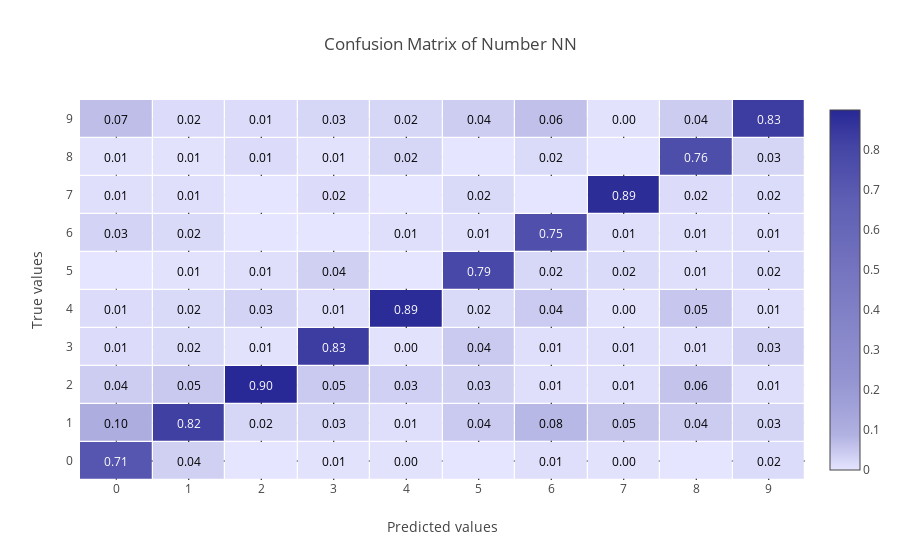

This figure's notebook cell:
### Code cell
plot_confusion_matrix(num_confusion_matrix, num_labels, title='Confusion Matrix of Number NN')

### Figure 1 — Plotly figure (JSON) as saved in the notebook; plotly's stock layout.template omitted (floating-point values rounded to 4 significant figures)
{"data": [{"colorbar": {"tickmode": "array"}, "colorscale": [[0, "#e5e5ff"], [0.05, "#cacaf0"], [0.1, "#b0b0e1"], [0.25, "#9494d2"], [0.5, "#7a7ac3"], [0.75, "#5e5eb4"], [0.9, "#4444a5"], [1, "#282896"]], "showscale": true, "type": "heatmap", "x": ["0", "1", "2", "3", "4", "5", "6", "7", "8", "9"], "xgap": 1.25, "y": ["0", "1", "2", "3", "4", "5", "6", "7", "8", "9"], "ygap": 1.25, "z": [[0.7148, 0.03571, 0, 0.005077, 0.004902, 0, 0.009476, 0.004784, 0, 0.01604], [0.105, 0.8213, 0.02499, 0.02538, 0.009804, 0.04456, 0.07581, 0.05264, 0.04123, 0.02673], [0.04001, 0.04593, 0.8999, 0.04568, 0.0343, 0.03467, 0.009476, 0.009567, 0.0567, 0.0107], [0.015, 0.0204, 0.005001, 0.8325, 0.004902, 0.04456, 0.009476, 0.009567, 0.01031, 0.03207], [0.015, 0.0204, 0.03, 0.01015, 0.8872, 0.01981, 0.04266, 0.004784, 0.05154, 0.0107], [0, 0.0051, 0.01, 0.03552, 0, 0.7871, 0.0237, 0.01913, 0.01031, 0.01604], [0.03, 0.0204, 0, 0, 0.009804, 0.009903, 0.749, 0.009567, 0.01031, 0.0107], [0.01, 0.0102, 0, 0.01523, 0, 0.01981, 0, 0.8853, 0.01546, 0.01604], [0.005001, 0.0051, 0.015, 0.005077, 0.02451, 0, 0.01895, 0, 0.7627, 0.02673], [0.065, 0.0153, 0.015, 0.02538, 0.02451, 0.03961, 0.06161, 0.004784, 0.04123, 0.834]]}], "layout": {"annotations": [{"font": {"color": "#FFFFFF"}, "showarrow": false, "text": "0.71", "x": "0", "xref": "x1", "y": "0", "yref": "y1"}, {"font": {"color": "#000000"}, "showarrow": false, "text": "0.04", "x": "1", "xref": "x1", "y": "0", "yref": "y1"}, {"font": {"color": "#000000"}, "showarrow": false, "text": "", "x": "2", "xref": "x1", "y": "0", "yref": "y1"}, {"font": {"color": "#000000"}, "showarrow": false, "text": "0.01", "x": "3", "xref": "x1", "y": "0", "yref": "y1"}, {"font": {"color": "#000000"}, "showarrow": false, "text": "0.00", "x": "4", "xref": "x1", "y": "0", "yref": "y1"}, {"font": {"color": "#000000"}, "showarrow": false, "text": "", "x": "5", "xref": "x1", "y": "0", "yref": "y1"}, {"font": {"color": "#000000"}, "showarrow": false, "text": "0.01", "x": "6", "xref": "x1", "y": "0", "yref": "y1"}, {"font": {"color": "#000000"}, "showarrow": false, "text": "0.00", "x": "7", "xref": "x1", "y": "0", "yref": "y1"}, {"font": {"color": "#000000"}, "showarrow": false, "text": "", "x": "8", "xref": "x1", "y": "0", "yref": "y1"}, {"font": {"color": "#000000"}, "showarrow": false, "text": "0.02", "x": "9", "xref": "x1", "y": "0", "yref": "y1"}, {"font": {"color": "#000000"}, "showarrow": false, "text": "0.10", "x": "0", "xref": "x1", "y": "1", "yref": "y1"}, {"font": {"color": "#FFFFFF"}, "showarrow": false, "text": "0.82", "x": "1", "xref": "x1", "y": "1", "yref": "y1"}, {"font": {"color": "#000000"}, "showarrow": false, "text": "0.02", "x": "2", "xref": "x1", "y": "1", "yref": "y1"}, {"font": {"color": "#000000"}, "showarrow": false, "text": "0.03", "x": "3", "xref": "x1", "y": "1", "yref": "y1"}, {"font": {"color": "#000000"}, "showarrow": false, "text": "0.01", "x": "4", "xref": "x1", "y": "1", "yref": "y1"}, {"font": {"color": "#000000"}, "showarrow": false, "text": "0.04", "x": "5", "xref": "x1", "y": "1", "yref": "y1"}, {"font": {"color": "#000000"}, "showarrow": false, "text": "0.08", "x": "6", "xref": "x1", "y": "1", "yref": "y1"}, {"font": {"color": "#000000"}, "showarrow": false, "text": "0.05", "x": "7", "xref": "x1", "y": "1", "yref": "y1"}, {"font": {"color": "#000000"}, "showarrow": false, "text": "0.04", "x": "8", "xref": "x1", "y": "1", "yref": "y1"}, {"font": {"color": "#000000"}, "showarrow": false, "text": "0.03", "x": "9", "xref": "x1", "y": "1", "yref": "y1"}, {"font": {"color": "#000000"}, "showarrow": false, "text": "0.04", "x": "0", "xref": "x1", "y": "2", "yref": "y1"}, {"font": {"color": "#000000"}, "showarrow": false, "text": "0.05", "x": "1", "xref": "x1", "y": "2", "yref": "y1"}, {"font": {"color": "#FFFFFF"}, "showarrow": false, "text": "0.90", "x": "2", "xref": "x1", "y": "2", "yref": "y1"}, {"font": {"color": "#000000"}, "showarrow": false, "text": "0.05", "x": "3", "xref": "x1", "y": "2", "yref": "y1"}, {"font": {"color": "#000000"}, "showarrow": false, "text": "0.03", "x": "4", "xref": "x1", "y": "2", "yref": "y1"}, {"font": {"color": "#000000"}, "showarrow": false, "text": "0.03", "x": "5", "xref": "x1", "y": "2", "yref": "y1"}, {"font": {"color": "#000000"}, "showarrow": false, "text": "0.01", "x": "6", "xref": "x1", "y": "2", "yref": "y1"}, {"font": {"color": "#000000"}, "showarrow": false, "text": "0.01", "x": "7", "xref": "x1", "y": "2", "yref": "y1"}, {"font": {"color": "#000000"}, "showarrow": false, "text": "0.06", "x": "8", "xref": "x1", "y": "2", "yref": "y1"}, {"font": {"color": "#000000"}, "showarrow": false, "text": "0.01", "x": "9", "xref": "x1", "y": "2", "yref": "y1"}, {"font": {"color": "#000000"}, "showarrow": false, "text": "0.01", "x": "0", "xref": "x1", "y": "3", "yref": "y1"}, {"font": {"color": "#000000"}, "showarrow": false, "text": "0.02", "x": "1", "xref": "x1", "y": "3", "yref": "y1"}, {"font": {"color": "#000000"}, "showarrow": false, "text": "0.01", "x": "2", "xref": "x1", "y": "3", "yref": "y1"}, {"font": {"color": "#FFFFFF"}, "showarrow": false, "text": "0.83", "x": "3", "xref": "x1", "y": "3", "yref": "y1"}, {"font": {"color": "#000000"}, "showarrow": false, "text": "0.00", "x": "4", "xref": "x1", "y": "3", "yref": "y1"}, {"font": {"color": "#000000"}, "showarrow": false, "text": "0.04", "x": "5", "xref": "x1", "y": "3", "yref": "y1"}, {"font": {"color": "#000000"}, "showarrow": false, "text": "0.01", "x": "6", "xref": "x1", "y": "3", "yref": "y1"}, {"font": {"color": "#000000"}, "showarrow": false, "text": "0.01", "x": "7", "xref": "x1", "y": "3", "yref": "y1"}, {"font": {"color": "#000000"}, "showarrow": false, "text": "0.01", "x": "8", "xref": "x1", "y": "3", "yref": "y1"}, {"font": {"color": "#000000"}, "showarrow": false, "text": "0.03", "x": "9", "xref": "x1", "y": "3", "yref": "y1"}, {"font": {"color": "#000000"}, "showarrow": false, "text": "0.01", "x": "0", "xref": "x1", "y": "4", "yref": "y1"}, {"font": {"color": "#000000"}, "showarrow": false, "text": "0.02", "x": "1", "xref": "x1", "y": "4", "yref": "y1"}, {"font": {"color": "#000000"}, "showarrow": false, "text": "0.03", "x": "2", "xref": "x1", "y": "4", "yref": "y1"}, {"font": {"color": "#000000"}, "showarrow": false, "text": "0.01", "x": "3", "xref": "x1", "y": "4", "yref": "y1"}, {"font": {"color": "#FFFFFF"}, "showarrow": false, "text": "0.89", "x": "4", "xref": "x1", "y": "4", "yref": "y1"}, {"font": {"color": "#000000"}, "showarrow": false, "text": "0.02", "x": "5", "xref": "x1", "y": "4", "yref": "y1"}, {"font": {"color": "#000000"}, "showarrow": false, "text": "0.04", "x": "6", "xref": "x1", "y": "4", "yref": "y1"}, {"font": {"color": "#000000"}, "showarrow": false, "text": "0.00", "x": "7", "xref": "x1", "y": "4", "yref": "y1"}, {"font": {"color": "#000000"}, "showarrow": false, "text": "0.05", "x": "8", "xref": "x1", "y": "4", "yref": "y1"}, {"font": {"color": "#000000"}, "showarrow": false, "text": "0.01", "x": "9", "xref": "x1", "y": "4", "yref": "y1"}, {"font": {"color": "#000000"}, "showarrow": false, "text": "", "x": "0", "xref": "x1", "y": "5", "yref": "y1"}, {"font": {"color": "#000000"}, "showarrow": false, "text": "0.01", "x": "1", "xref": "x1", "y": "5", "yref": "y1"}, {"font": {"color": "#000000"}, "showarrow": false, "text": "0.01", "x": "2", "xref": "x1", "y": "5", "yref": "y1"}, {"font": {"color": "#000000"}, "showarrow": false, "text": "0.04", "x": "3", "xref": "x1", "y": "5", "yref": "y1"}, {"font": {"color": "#000000"}, "showarrow": false, "text": "", "x": "4", "xref": "x1", "y": "5", "yref": "y1"}, {"font": {"color": "#FFFFFF"}, "showarrow": false, "text": "0.79", "x": "5", "xref": "x1", "y": "5", "yref": "y1"}, {"font": {"color": "#000000"}, "showarrow": false, "text": "0.02", "x": "6", "xref": "x1", "y": "5", "yref": "y1"}, {"font": {"color": "#000000"}, "showarrow": false, "text": "0.02", "x": "7", "xref": "x1", "y": "5", "yref": "y1"}, {"font": {"color": "#000000"}, "showarrow": false, "text": "0.01", "x": "8", "xref": "x1", "y": "5", "yref": "y1"}, {"font": {"color": "#000000"}, "showarrow": false, "text": "0.02", "x": "9", "xref": "x1", "y": "5", "yref": "y1"}, {"font": {"color": "#000000"}, "showarrow": false, "text": "0.03", "x": "0", "xref": "x1", "y": "6", "yref": "y1"}, {"font": {"color": "#000000"}, "showarrow": false, "text": "0.02", "x": "1", "xref": "x1", "y": "6", "yref": "y1"}, {"font": {"color": "#000000"}, "showarrow": false, "text": "", "x": "2", "xref": "x1", "y": "6", "yref": "y1"}, {"font": {"color": "#000000"}, "showarrow": false, "text": "", "x": "3", "xref": "x1", "y": "6", "yref": "y1"}, {"font": {"color": "#000000"}, "showarrow": false, "text": "0.01", "x": "4", "xref": "x1", "y": "6", "yref": "y1"}, {"font": {"color": "#000000"}, "showarrow": false, "text": "0.01", "x": "5", "xref": "x1", "y": "6", "yref": "y1"}, {"font": {"color": "#FFFFFF"}, "showarrow": false, "text": "0.75", "x": "6", "xref": "x1", "y": "6", "yref": "y1"}, {"font": {"color": "#000000"}, "showarrow": false, "text": "0.01", "x": "7", "xref": "x1", "y": "6", "yref": "y1"}, {"font": {"color": "#000000"}, "showarrow": false, "text": "0.01", "x": "8", "xref": "x1", "y": "6", "yref": "y1"}, {"font": {"color": "#000000"}, "showarrow": false, "text": "0.01", "x": "9", "xref": "x1", "y": "6", "yref": "y1"}, {"font": {"color": "#000000"}, "showarrow": false, "text": "0.01", "x": "0", "xref": "x1", "y": "7", "yref": "y1"}, {"font": {"color": "#000000"}, "showarrow": false, "text": "0.01", "x": "1", "xref": "x1", "y": "7", "yref": "y1"}, {"font": {"color": "#000000"}, "showarrow": false, "text": "", "x": "2", "xref": "x1", "y": "7", "yref": "y1"}, {"font": {"color": "#000000"}, "showarrow": false, "text": "0.02", "x": "3", "xref": "x1", "y": "7", "yref": "y1"}, {"font": {"color": "#000000"}, "showarrow": false, "text": "", "x": "4", "xref": "x1", "y": "7", "yref": "y1"}, {"font": {"color": "#000000"}, "showarrow": false, "text": "0.02", "x": "5", "xref": "x1", "y": "7", "yref": "y1"}, {"font": {"color": "#000000"}, "showarrow": false, "text": "", "x": "6", "xref": "x1", "y": "7", "yref": "y1"}, {"font": {"color": "#FFFFFF"}, "showarrow": false, "text": "0.89", "x": "7", "xref": "x1", "y": "7", "yref": "y1"}, {"font": {"color": "#000000"}, "showarrow": false, "text": "0.02", "x": "8", "xref": "x1", "y": "7", "yref": "y1"}, {"font": {"color": "#000000"}, "showarrow": false, "text": "0.02", "x": "9", "xref": "x1", "y": "7", "yref": "y1"}, {"font": {"color": "#000000"}, "showarrow": false, "text": "0.01", "x": "0", "xref": "x1", "y": "8", "yref": "y1"}, {"font": {"color": "#000000"}, "showarrow": false, "text": "0.01", "x": "1", "xref": "x1", "y": "8", "yref": "y1"}, {"font": {"color": "#000000"}, "showarrow": false, "text": "0.01", "x": "2", "xref": "x1", "y": "8", "yref": "y1"}, {"font": {"color": "#000000"}, "showarrow": false, "text": "0.01", "x": "3", "xref": "x1", "y": "8", "yref": "y1"}, {"font": {"color": "#000000"}, "showarrow": false, "text": "0.02", "x": "4", "xref": "x1", "y": "8", "yref": "y1"}, {"font": {"color": "#000000"}, "showarrow": false, "text": "", "x": "5", "xref": "x1", "y": "8", "yref": "y1"}, {"font": {"color": "#000000"}, "showarrow": false, "text": "0.02", "x": "6", "xref": "x1", "y": "8", "yref": "y1"}, {"font": {"color": "#000000"}, "showarrow": false, "text": "", "x": "7", "xref": "x1", "y": "8", "yref": "y1"}, {"font": {"color": "#FFFFFF"}, "showarrow": false, "text": "0.76", "x": "8", "xref": "x1", "y": "8", "yref": "y1"}, {"font": {"color": "#000000"}, "showarrow": false, "text": "0.03", "x": "9", "xref": "x1", "y": "8", "yref": "y1"}, {"font": {"color": "#000000"}, "showarrow": false, "text": "0.07", "x": "0", "xref": "x1", "y": "9", "yref": "y1"}, {"font": {"color": "#000000"}, "showarrow": false, "text": "0.02", "x": "1", "xref": "x1", "y": "9", "yref": "y1"}, {"font": {"color": "#000000"}, "showarrow": false, "text": "0.01", "x": "2", "xref": "x1", "y": "9", "yref": "y1"}, {"font": {"color": "#000000"}, "showarrow": false, "text": "0.03", "x": "3", "xref": "x1", "y": "9", "yref": "y1"}, {"font": {"color": "#000000"}, "showarrow": false, "text": "0.02", "x": "4", "xref": "x1", "y": "9", "yref": "y1"}, {"font": {"color": "#000000"}, "showarrow": false, "text": "0.04", "x": "5", "xref": "x1", "y": "9", "yref": "y1"}, {"font": {"color": "#000000"}, "showarrow": false, "text": "0.06", "x": "6", "xref": "x1", "y": "9", "yref": "y1"}, {"font": {"color": "#000000"}, "showarrow": false, "text": "0.00", "x": "7", "xref": "x1", "y": "9", "yref": "y1"}, {"font": {"color": "#000000"}, "showarrow": false, "text": "0.04", "x": "8", "xref": "x1", "y": "9", "yref": "y1"}, {"font": {"color": "#FFFFFF"}, "showarrow": false, "text": "0.83", "x": "9", "xref": "x1", "y": "9", "yref": "y1"}], "title": "Confusion Matrix of Number NN", "xaxis": {"dtick": 1, "gridcolor": "rgb(0, 0, 0)", "side": "bottom", "ticks": "", "title": "Predicted values"}, "yaxis": {"anchor": "bottom", "dtick": 1, "ticks": "", "ticksuffix": "  ", "title": "True values"}}}
